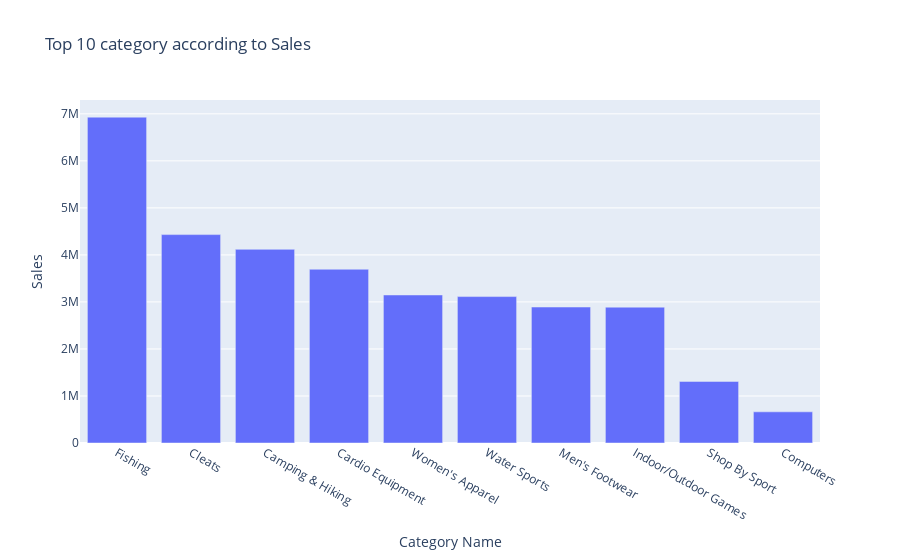

Here is the notebook cell this chart was saved with:
### Markdown cell above
### 2. Top 10 Sales according to the Category

### Code cell
sales_with_category = df.groupby('Category Name')['Sales'].sum().reset_index().sort_values(by='Sales', ascending=False).head(10)
fig = px.bar(sales_with_category, x='Category Name', y='Sales', title='Top 10 category according to Sales')
fig.show()

### Figure 1 — Plotly figure (JSON) as saved in the notebook; plotly's stock layout.template omitted (floating-point values rounded to 4 significant figures)
{"data": [{"hovertemplate": "Category Name=%{x}<br>Sales=%{y}<extra></extra>", "legendgroup": "", "marker": {"color": "#636efa", "pattern": {"shape": ""}}, "name": "", "orientation": "v", "showlegend": false, "textposition": "auto", "type": "bar", "x": ["Fishing", "Cleats", "Camping & Hiking", "Cardio Equipment", "Women's Apparel", "Water Sports", "Men's Footwear", "Indoor/Outdoor Games", "Shop By Sport", "Computers"], "xaxis": "x", "y": [6930000.0, 4432000.0, 4118000.0, 3695000.0, 3148000.0, 3114000.0, 2892000.0, 2889000.0, 1310000.0, 663000.0], "yaxis": "y"}], "layout": {"barmode": "relative", "legend": {"tracegroupgap": 0}, "title": {"text": "Top 10 category according to Sales"}, "xaxis": {"anchor": "y", "domain": [0, 1], "title": {"text": "Category Name"}}, "yaxis": {"anchor": "x", "domain": [0, 1], "title": {"text": "Sales"}}}}
